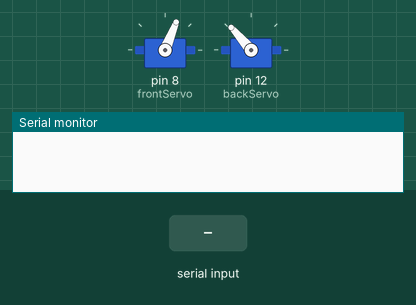
Bench run of a sketch on a simulated Arduino Uno, built with avr-gcc and run on an emulated ATmega328P. Parts: 2 × servo, the last lines printed to the serial monitor. The test bench sets the inputs (shaded band).

Above: at 1.2 s.
1.3 s: "!init\n" received over Serial
At 2.1 s:
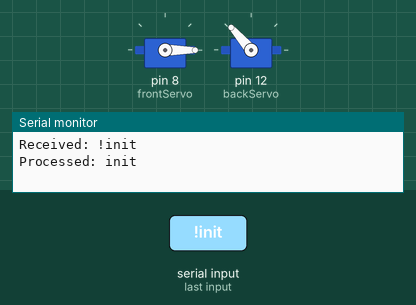
3.0 s: "?init\n" received over Serial
At 3.3 s:
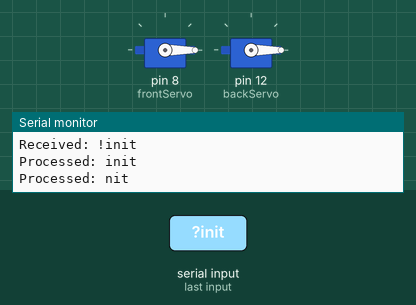
Timing chart, 0 to 6.0 s (numbered marks = the images above; inputs shaded):
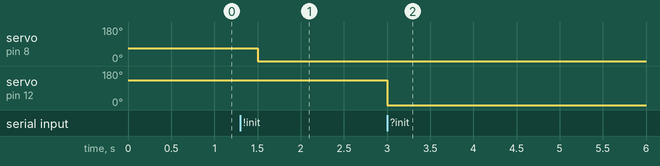

The sketch:

Main_ServoReceiver.ino
```cpp
#include <Servo.h>
#include <stdio.h>
#include <stdlib.h>

//baseline = 34
Servo frontServo;
Servo backServo;

const int frontServoInitPos = 68;
const int backServoInitPos = 131; //NOTE: Limit on this servos ticks are 20-140
char receivedChar;
boolean newData = false;

const byte numChars = 32;
char receivedChars[numChars];


void setup() {
  frontServo.attach(8);
  backServo.attach(12);

  frontServo.write(frontServoInitPos);
  backServo.write(backServoInitPos);

  Serial.begin(9600);
}

void recvWithEndMarker() {
    static byte ndx = 0;
    char endMarker = '\n';
    char rc;

    while (Serial.available() > 0 && newData == false) {
        rc = Serial.read();

        if (rc != endMarker) {
            receivedChars[ndx] = rc;
            ndx++;
            if (ndx >= numChars) {
                ndx = numChars - 1;
            }
        }
        else {
            receivedChars[ndx] = '\0'; // terminate the string
            ndx = 0;
            newData = true;
        }
    }
}

void showNewData() {
    if (newData == true) {
        Serial.print("Received: ");
        Serial.println(receivedChars);
        newData = false;
    }
}

void removeChar(char *str, char charToRemove) {
    int i, j = 0;
    int len = strlen(str);
    for (i = 0; i < len; i++) {
        if (str[i] != charToRemove) {
            str[j++] = str[i];
        }
    }
    str[j] = '\0';
}

void loop() {
  recvWithEndMarker();
  showNewData();

  //Front servo specifier = '!'
  //Back servo specifier = '?'

  if (receivedChars[0] == '!') {

    if (receivedChars == "!init") {
      Serial.println("Running to init...");
      frontServo.write(frontServoInitPos);
    }

    removeChar(receivedChars,'!');
    Serial.print("Processed: ");
    Serial.println(receivedChars);
    frontServo.write(atoi(receivedChars));
    receivedChars[0] = '\0'; // Reset receivedChars after processing
  }
  else if (receivedChars[0] == '?') {

    if (receivedChars == "?init") {
      Serial.println("Running to init...");
      backServo.write(backServoInitPos);
    }

    removeChar(receivedChars,'?');
    Serial.print("Processed: ");
    Serial.println(receivedChars);
    backServo.write(atoi(receivedChars));
    receivedChars[0] = '\0'; // Reset receivedChars after processing
  }

  delay(500);
}
```

Measured:
- after the input at 1.3 s, servo on pin 8 (frontServo): 68° → 0° after 0.20 s
- after the input at 3.0 s, servo on pin 12 (backServo): 131° → 0° at once
